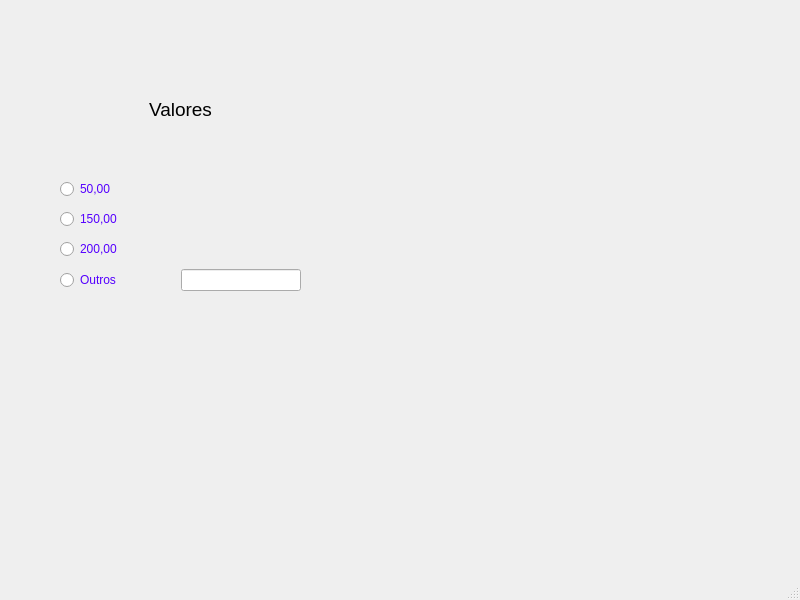
<?xml version="1.0" encoding="UTF-8"?>
<ui version="4.0">
 <class>MainWindow</class>
 <widget class="QMainWindow" name="MainWindow">
  <property name="geometry">
   <rect>
    <x>0</x>
    <y>0</y>
    <width>800</width>
    <height>600</height>
   </rect>
  </property>
  <property name="windowTitle">
   <string>MainWindow</string>
  </property>
  <widget class="QWidget" name="centralwidget">
   <property name="styleSheet">
    <string notr="true">QRadioButton{
font: 12pt &quot;MS Shell Dlg 2&quot;;
color: rgb(85, 0, 255);
}

QLabel{
font: 14pt;
color: black;
}</string>
   </property>
   <widget class="QWidget" name="verticalLayoutWidget">
    <property name="geometry">
     <rect>
      <x>60</x>
      <y>50</y>
      <width>241</width>
      <height>241</height>
     </rect>
    </property>
    <layout class="QVBoxLayout" name="verticalLayout">
     <property name="spacing">
      <number>10</number>
     </property>
     <item>
      <widget class="QLabel" name="label">
       <property name="text">
        <string>Valores</string>
       </property>
       <property name="alignment">
        <set>Qt::AlignCenter</set>
       </property>
      </widget>
     </item>
     <item>
      <widget class="QRadioButton" name="radioButton">
       <property name="text">
        <string>50,00</string>
       </property>
      </widget>
     </item>
     <item>
      <widget class="QRadioButton" name="radioButton_2">
       <property name="text">
        <string>150,00</string>
       </property>
      </widget>
     </item>
     <item>
      <widget class="QRadioButton" name="radioButton_3">
       <property name="text">
        <string>200,00</string>
       </property>
      </widget>
     </item>
     <item>
      <layout class="QHBoxLayout" name="horizontalLayout">
       <property name="spacing">
        <number>0</number>
       </property>
       <property name="sizeConstraint">
        <enum>QLayout::SetNoConstraint</enum>
       </property>
       <item>
        <widget class="QRadioButton" name="radioButton_4">
         <property name="styleSheet">
          <string notr="true"/>
         </property>
         <property name="text">
          <string>Outros</string>
         </property>
        </widget>
       </item>
       <item>
        <widget class="QLineEdit" name="lineEdit">
         <property name="sizePolicy">
          <sizepolicy hsizetype="Preferred" vsizetype="Fixed">
           <horstretch>0</horstretch>
           <verstretch>0</verstretch>
          </sizepolicy>
         </property>
        </widget>
       </item>
      </layout>
     </item>
    </layout>
   </widget>
  </widget>
  <widget class="QStatusBar" name="statusbar"/>
 </widget>
 <resources/>
 <connections/>
</ui>
